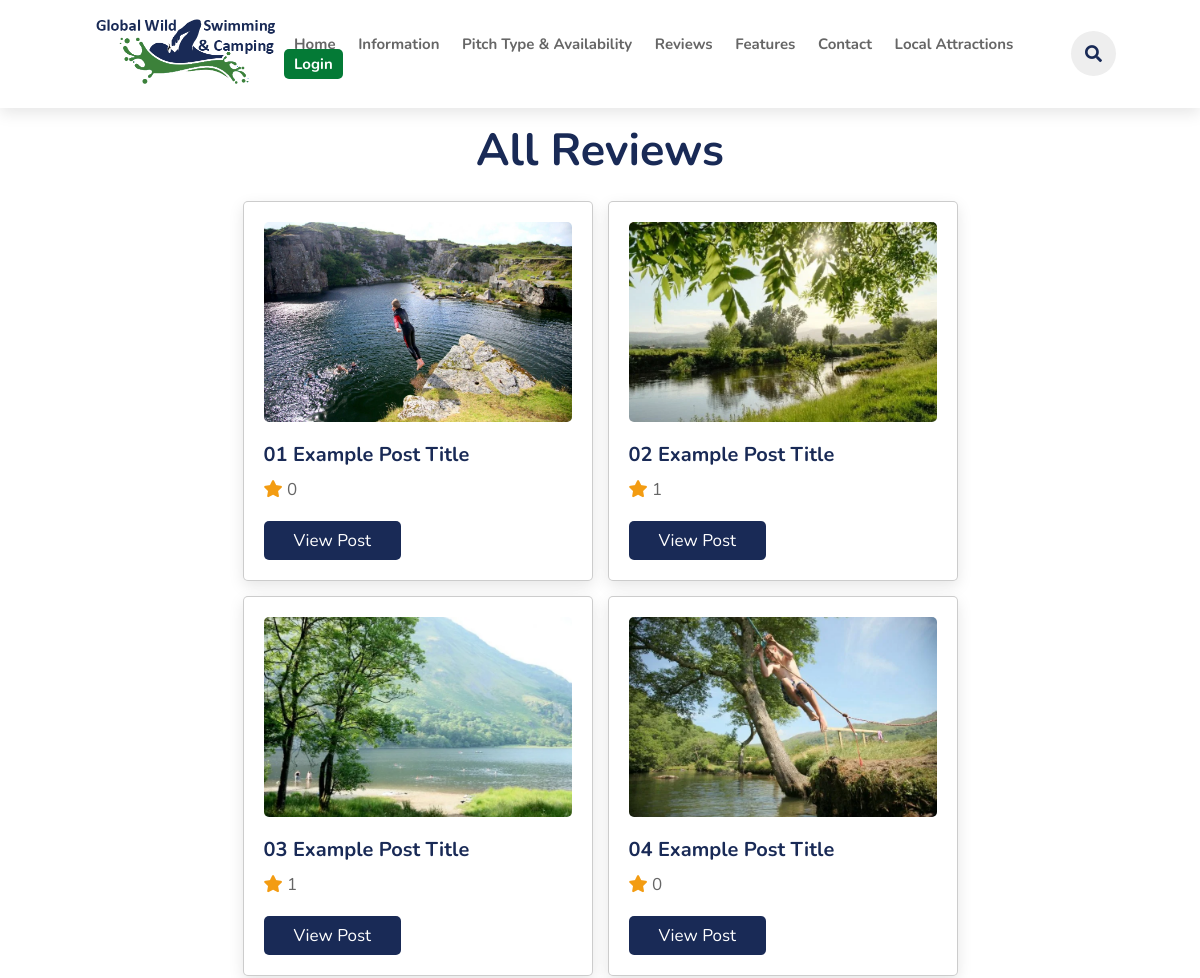
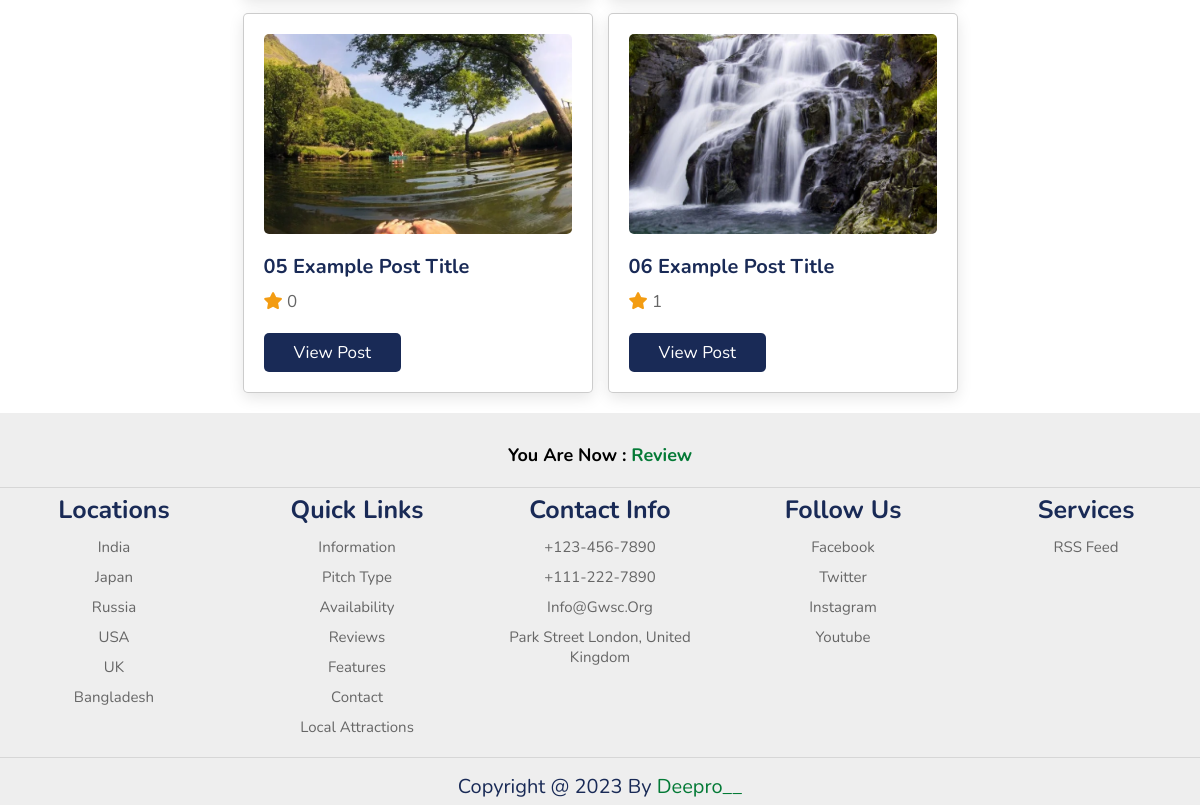
Before: /review.php with the older database file (2 pictures, top to bottom).
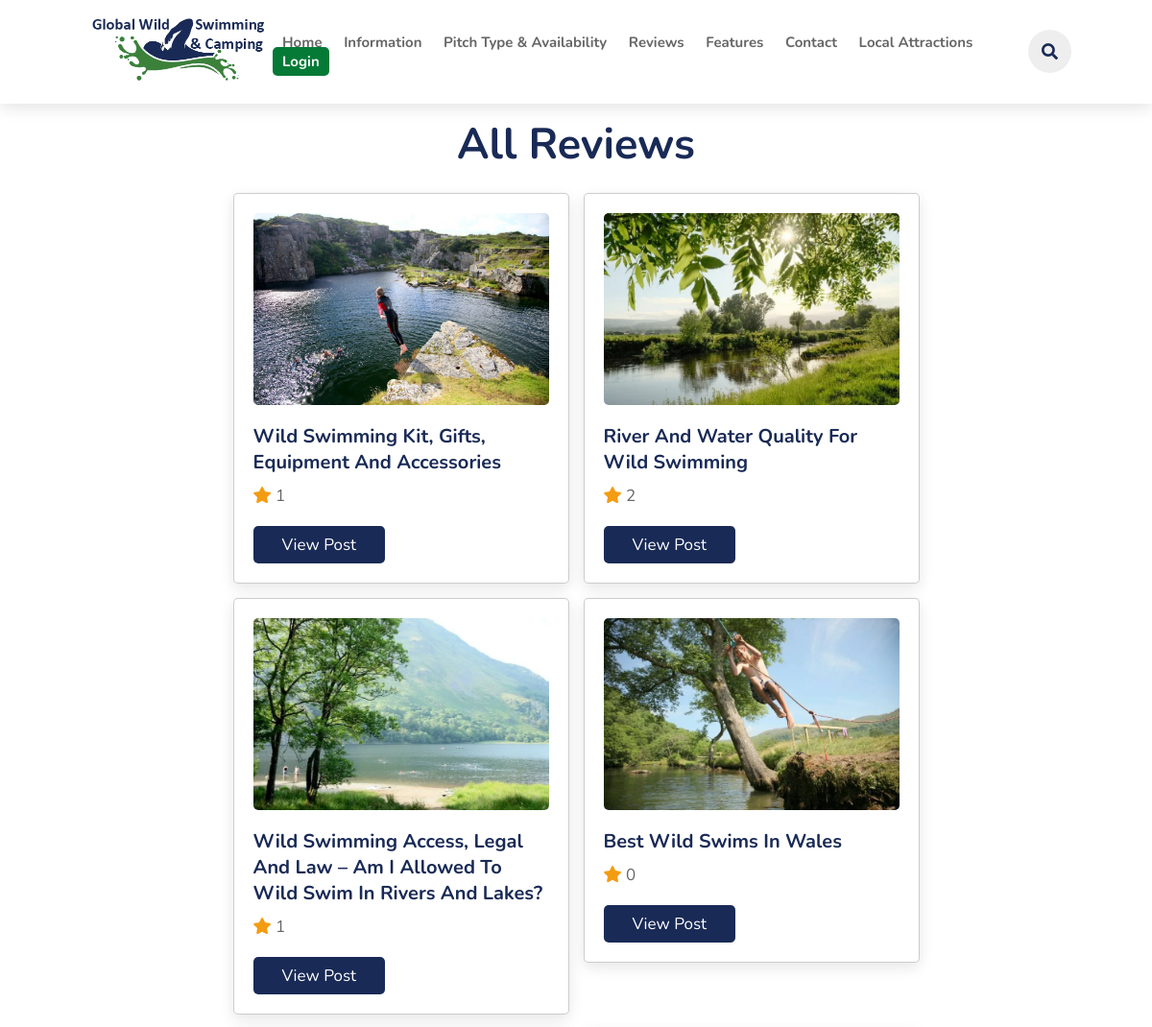
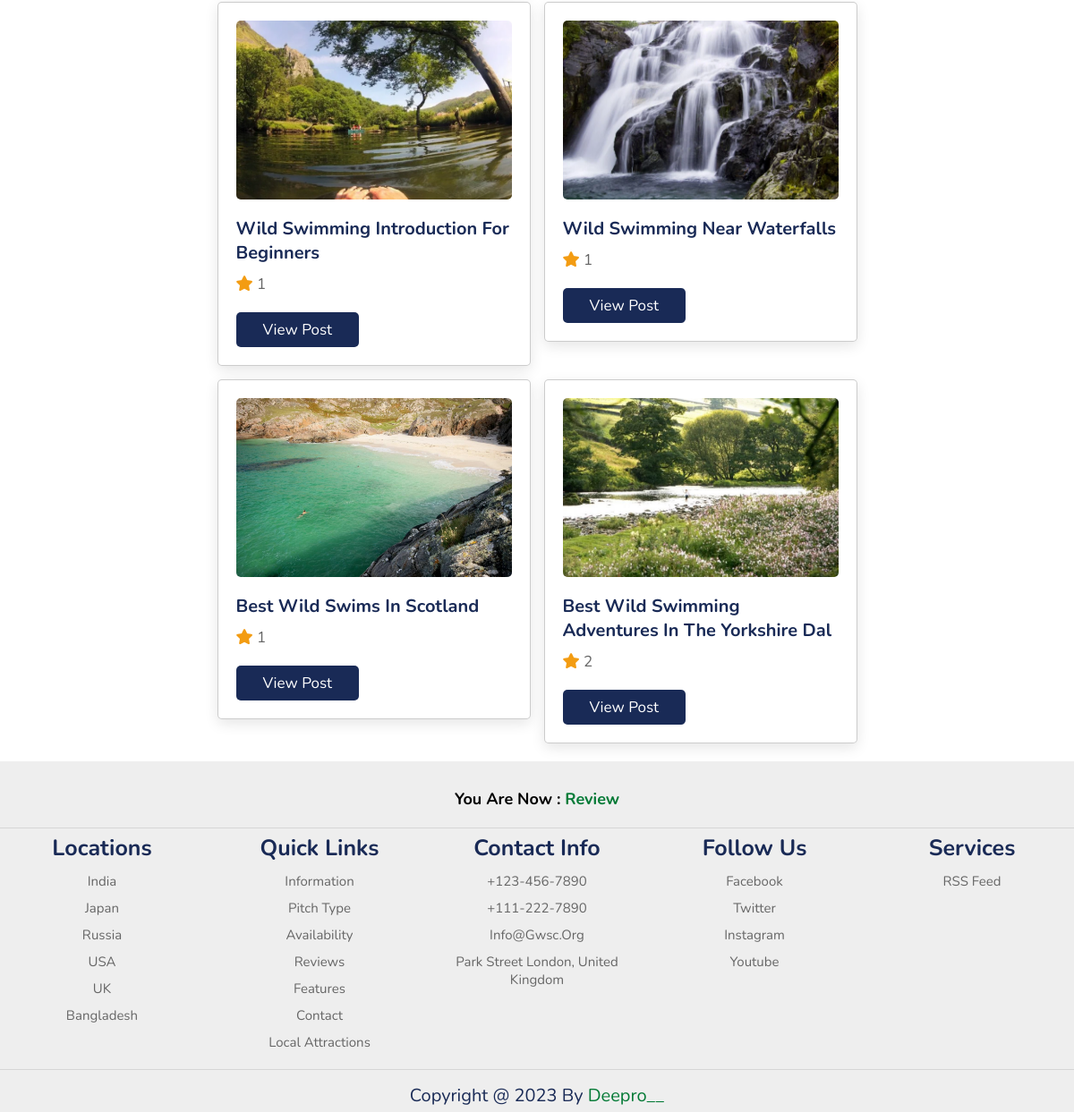
After: the same page with the newer database file (2 pictures, top to bottom).
### tables this page shows
CREATE TABLE `posts` (
  `id` varchar(20) NOT NULL,
  `title` varchar(200) NOT NULL,
  `image` varchar(30) NOT NULL
);

### components/config.php (called while the page is built, shortened)
<?php
    if(isset($_COOKIE['user_id'])){
        $user_id = $_COOKIE['user_id'];
    }else{
        $user_id = '';
    }
?>

### review.php (the view, shortened to what this page needs)
<?php
include 'components/config.php';
$title = "Review";
?>
<!DOCTYPE html>
<html lang="en">
<head>
    <link rel="stylesheet" href="https://cdn.jsdelivr.net/npm/swiper@8/swiper-bundle.min.css" />
    <link rel="stylesheet" href="https://cdnjs.cloudflare.com/ajax/libs/font-awesome/5.15.3/css/all.min.css" />
    <link rel="stylesheet" href="css/style.css">
</head>
<body>
    <?php include 'components/header.php'; ?>
    <section>
        <div class="all-posts">
            <div class="heading">
                <h1>All Reviews</h1>
            </div>
            <div class="box-container">
                <?php
                $select_posts = $conn->prepare("SELECT * FROM `posts`");
                $select_posts->execute();
                if ($select_posts->rowCount() > 0) {
                    while ($fetch_post = $select_posts->fetch(PDO::FETCH_ASSOC)) {
                        $post_id = $fetch_post['id'];
                        $count_reviews = $conn->prepare("SELECT * FROM `reviews` WHERE post_id = ?");
                        $count_reviews->execute([$post_id]);
                        $total_reviews = $count_reviews->rowCount();
                ?>
                        <div class="box">
                            <img src="uploaded_files_posts/<?= $fetch_post['image']; ?>" alt="" class="image">
                            <h3 class="title"><?= $fetch_post['title']; ?></h3>
                            <p class="total-reviews"><i class="fas fa-star"></i> <span><?= $total_reviews; ?></span></p>
                            <a href="view_review_post.php?get_id=<?= $post_id; ?>" class="btn">view post</a>
                        </div>
                <?php
                    }
                } else {
                    echo '<p class="empty">no posts added yet!</p>';
                }
                ?>
            </div>
    </section>
    <?php include 'components/footer.php'; ?>
</body>
</html>

### components/header.php (shortened to what this page needs)
<header>
    <a href="index.php" class="logo"><img src="images/logo.png" alt=""></a>
    <nav class="navbar">
        <a href="index.php">home</a>
        <a href="information.php">information</a>
        <a href="pitch.php">pitch type & availability</a>
        <a href="review.php">reviews</a>
        <a href="feature.php">features</a>
        <a href="contact.php">contact</a>
        <a href="localattractions.php">local attractions</a>
        <?php
        if ($user_id == '') {
            echo '<a class="active" href="login.php">Login</a>';
        }
        ?>
    </nav>
    <div class="icons">
        <i class="fas fa-search" id="search-icons"></i>
    </div>
</header>

### components/footer.php
<footer class="footer">
    <div class="page-title">
        You are Now : <span><?php echo $title; ?></span>
    </div>
    <div class="box-container">
        <div class="box">
            <h3>locations</h3>
            <a href="#">india</a>
            <a href="#">japan</a>
            <a href="#">russia</a>
            <a href="#">USA</a>
            <a href="#">UK</a>
            <a href="#">Bangladesh</a>
        </div>
        <div class="box">
            <h3>Quick Links</h3>
            <a href="#">information</a>
            <a href="#">pitch Type</a>
            <a href="#">Availability</a>
            <a href="#">Reviews</a>
            <a href="#">Features</a>
            <a href="#">Contact</a>
            <a href="#">Local Attractions</a>
        </div>
        <div class="box">
            <h3>Contact Info</h3>
            <a href="#">+123-456-7890</a>
            <a href="#">+111-222-7890</a>
            <a href="#">info@gwsc.org</a>
            <a href="#">Park Street London, United kingdom</a>
        </div>
        <div class="box">
            <h3>follow us</h3>
            <a href="#">facebook</a>
            <a href="#">twitter</a>
            <a href="#">instagram</a>
            <a href="#">youtube</a>
        </div>
        <div class="box">
            <h3>Services</h3>
            <a href="#">RSS Feed</a>
        </div>
    </div>
    <div class="credit">copyright @ 2023 by <span>deepro__</span></div>
</footer>

### css/style.css (style rules this page uses)
:root { --green: #047a36; --black: #192a56; --red: #eb4d4b; --orange: #f39c12; --light-color: #666; --gray-color: #c9c6c6; --box-shadow: 0 .5rem 1.5rem rgba(0, 0, 0, .1); --green-gradient: rgb(6, 129, 57); --white: #fff; --border: .1rem solid rgba(0, 0, 0, .2); }
* { font-family: 'Nunito', sans-serif; margin: 0; padding: 0; box-sizing: border-box; text-decoration: none; outline: none; border: none; text-transform: capitalize; transition: all .2s linear; }
html { font-size: 62.5%; overflow-x: hidden; scroll-padding-top: 5.5rem; scroll-behavior: smooth; }
section { padding: 2rem 7%; }
.heading { text-align: center; color: var(--black); font-size: 3rem; padding-bottom: 2rem; text-transform: uppercase; }
.btn { margin-top: 1rem; display: inline-block; font-size: 1.7rem; color: #fff; background: var(--black); border-radius: .5rem; cursor: pointer; padding: .8rem 3rem; }
header { position: fixed; top: 0; left: 0; right: 0; background: #fff; padding: 1rem 7%; display: flex; align-items: center; justify-content: space-between; z-index: 1000; box-shadow: var(--box-shadow); }
header .logo { color: var(--black); font-size: 2.5rem; font-weight: bolder; }
header .logo img { width: 200px; }
header .navbar a { font-size: 1.8rem; font-weight: bold; border-radius: .5rem; padding: .5rem 1rem; color: var(--light-color); }
header .navbar a.active, header .navbar a:hover { color: #fff; background: var(--green); }
header .icons i, header .icons a { cursor: pointer; margin-left: .5rem; height: 4.5rem; line-height: 4.5rem; width: 4.5rem; text-align: center; font-size: 1.7rem; color: var(--black); border-radius: 50%; background: #eee; }
.footer { background: #eee; text-align: center; padding-top: 3rem; }
.footer .box-container { display: grid; grid-template-columns: repeat(auto-fit, minmax(20rem, 1fr)); gap: 1.5rem; }
.footer .box-container .box h3 { padding: .5rem 0; font-size: 2.5rem; color: var(--black); }
.footer .box-container .box a { display: block; padding: .5rem 0; font-size: 1.5rem; color: var(--light-color); }
.footer .credit { text-align: center; border-top: .1rem solid rgba(0, 0, 0, .1); font-size: 2rem; color: var(--black); padding: .5rem; padding-top: 1.5rem; margin-top: 1.5rem; }
.footer .page-title { font-size: 1.8rem; font-weight: bold; margin: 0; border-bottom: .1rem solid rgba(0, 0, 0, .1); padding-bottom: 2rem; }
.footer .page-title span { color: var(--green); }
.footer .credit span { color: var(--green); }
.all-posts .box-container { display: grid; grid-template-columns: repeat(auto-fit, 35rem); gap: 1.5rem; align-items: flex-start; justify-content: center; }
.all-posts .box-container .box { background-color: var(--white); box-shadow: var(--box-shadow); border-radius: .5rem; padding: 2rem; border: var(--border); overflow-x: hidden; }
.all-posts .box-container .box .image { width: 100%; height: 20rem; border-radius: .5rem; object-fit: cover; margin-bottom: 1.5rem; }
section .all-posts { padding-top: 10rem; }
.all-posts .box-container .box .title { font-size: 2rem; color: var(--black); text-overflow: ellipsis; overflow-x: hidden; }
.all-posts .box-container .box .total-reviews { font-size: 1.7rem; padding: 1rem 0; }
.all-posts .box-container .box .total-reviews i { color: var(--orange); }
.all-posts .box-container .box .total-reviews span { color: var(--light-color); }
@media (max-width:1400px) { header .navbar a { font-size: 1.5rem; } }

Changed rows visible on the page:
changed posts: title "01 Example Post Title" → "Wild Swimming Kit, Gifts, Equipment And Accessories"; total_reviews "0" → "1"
changed posts: title "02 Example Post Title" → "River And Water Quality For Wild Swimming"; total_reviews "1" → "2"
changed posts: title "03 Example Post Title" → "Wild Swimming Access, Legal And Law – Am I Allowed To Wild Swim In Rivers And Lakes?"
changed posts: title "04 Example Post Title" → "Best Wild Swims In Wales"
changed posts: title "05 Example Post Title" → "Wild Swimming Introduction For Beginners"; total_reviews "0" → "1"
changed posts: title "06 Example Post Title" → "Wild Swimming Near Waterfalls"
added posts: image (picture), title "Best Wild Swims In Scotland", total_reviews "1"
added posts: image (picture), title "Best Wild Swimming Adventures In The Yorkshire Dal", total_reviews "2"
